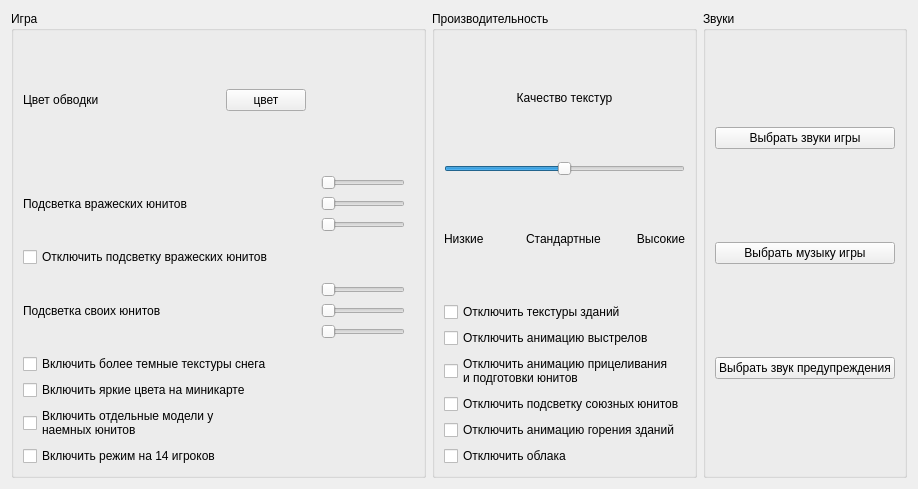
             <widget class="QWidget" name="settings">
              <layout class="QGridLayout" name="gridLayout_11">
               <item row="0" column="0">
                <widget class="QGroupBox" name="groupBox_5">
                 <property name="sizePolicy">
                  <sizepolicy hsizetype="Fixed" vsizetype="Preferred">
                   <horstretch>0</horstretch>
                   <verstretch>0</verstretch>
                  </sizepolicy>
                 </property>
                 <property name="title">
                  <string>Игра</string>
                 </property>
                 <layout class="QGridLayout" name="gridLayout_10">
                  <item row="3" column="2">
                   <widget class="QWidget" name="widget_2" native="true">
                    <layout class="QGridLayout" name="gridLayout_13">
                     <item row="0" column="0">
                      <widget class="QSlider" name="horizontalSlider_5">
                       <property name="orientation">
                        <enum>Qt::Horizontal</enum>
                       </property>
                      </widget>
                     </item>
                     <item row="1" column="0">
                      <widget class="QSlider" name="horizontalSlider_6">
                       <property name="orientation">
                        <enum>Qt::Horizontal</enum>
                       </property>
                      </widget>
                     </item>
                     <item row="2" column="0">
                      <widget class="QSlider" name="horizontalSlider_7">
                       <property name="orientation">
                        <enum>Qt::Horizontal</enum>
                       </property>
                      </widget>
                     </item>
                    </layout>
                   </widget>
                  </item>
                  <item row="5" column="2">
                   <widget class="QWidget" name="widget_3" native="true">
                    <layout class="QGridLayout" name="gridLayout_14">
                     <item row="0" column="0">
                      <widget class="QSlider" name="horizontalSlider_10">
                       <property name="orientation">
                        <enum>Qt::Horizontal</enum>
                       </property>
                      </widget>
                     </item>
                     <item row="1" column="0">
                      <widget class="QSlider" name="horizontalSlider_8">
                       <property name="orientation">
                        <enum>Qt::Horizontal</enum>
                       </property>
                      </widget>
                     </item>
                     <item row="2" column="0">
                      <widget class="QSlider" name="horizontalSlider_9">
                       <property name="orientation">
                        <enum>Qt::Horizontal</enum>
                       </property>
                      </widget>
                     </item>
                    </layout>
                   </widget>
                  </item>
                  <item row="4" column="0" colspan="3">
                   <widget class="QCheckBox" name="checkBox_5">
                    <property name="text">
                     <string>Отключить подсветку вражеских юнитов</string>
                    </property>
                   </widget>
                  </item>
                  <item row="5" column="0">
                   <widget class="QLabel" name="label_8">
                    <property name="text">
                     <string>Подсветка своих юнитов</string>
                    </property>
                   </widget>
                  </item>
                  <item row="8" column="0" colspan="3">
                   <widget class="QCheckBox" name="checkBox_10">
                    <property name="text">
                     <string>Включить яркие цвета на миникарте</string>
                    </property>
                   </widget>
                  </item>
                  <item row="10" column="0" colspan="3">
                   <widget class="QCheckBox" name="checkBox_8">
                    <property name="text">
                     <string>Включить режим на 14 игроков</string>
                    </property>
                   </widget>
                  </item>
                  <item row="3" column="0">
                   <widget class="QLabel" name="label_7">
                    <property name="text">
                     <string>Подсветка вражеских юнитов</string>
                    </property>
                   </widget>
                  </item>
                  <item row="0" column="0">
                   <widget class="QLabel" name="label_6">
                    <property name="text">
                     <string>Цвет обводки</string>
                    </property>
                   </widget>
                  </item>
                  <item row="6" column="0" colspan="3">
                   <widget class="QCheckBox" name="checkBox_9">
                    <property name="text">
                     <string>Включить более темные текстуры снега</string>
                    </property>
                   </widget>
                  </item>
                  <item row="9" column="0">
                   <widget class="QCheckBox" name="checkBox_11">
                    <property name="text">
                     <string>Включить отдельные модели у 
наемных юнитов</string>
                    </property>
                   </widget>
                  </item>
                  <item row="0" column="1">
                   <widget class="QPushButton" name="pushButtonColor">
                    <property name="text">
                     <string>цвет</string>
                    </property>
                   </widget>
                  </item>
                  <item row="0" column="2">
                   <widget class="QWidget" name="widget_colorOfSelecting" native="true">
                    <property name="minimumSize">
                     <size>
                      <width>0</width>
                      <height>120</height>
                     </size>
                    </property>
                    <property name="styleSheet">
                     <string notr="true"/>
                    </property>
                   </widget>
                  </item>
                 </layout>
                </widget>
               </item>
               <item row="0" column="1">
                <widget class="QGroupBox" name="groupBox_6">
                 <property name="sizePolicy">
                  <sizepolicy hsizetype="Expanding" vsizetype="Preferred">
                   <horstretch>0</horstretch>
                   <verstretch>0</verstretch>
                  </sizepolicy>
                 </property>
                 <property name="title">
                  <string>Производительность</string>
                 </property>
                 <layout class="QGridLayout" name="gridLayout_12">
                  <item row="2" column="0">
                   <widget class="QCheckBox" name="checkBox">
                    <property name="text">
                     <string>Отключить анимацию выстрелов</string>
                    </property>
                   </widget>
                  </item>
                  <item row="0" column="0">
                   <layout class="QGridLayout" name="gridLayout_9">
                    <item row="3" column="2">
                     <widget class="QLabel" name="label_4">
                      <property name="text">
                       <string>Высокие</string>
                      </property>
                      <property name="alignment">
                       <set>Qt::AlignRight|Qt::AlignTrailing|Qt::AlignVCenter</set>
                      </property>
                     </widget>
                    </item>
                    <item row="3" column="1">
                     <widget class="QLabel" name="label_3">
                      <property name="text">
                       <string>Стандартные</string>
                      </property>
                     </widget>
                    </item>
                    <item row="3" column="0">
                     <widget class="QLabel" name="label_2">
                      <property name="text">
                       <string>Низкие</string>
                      </property>
                     </widget>
                    </item>
                    <item row="2" column="0" colspan="3">
                     <widget class="QSlider" name="horizontalSlider">
                      <property name="maximum">
                       <number>2</number>
                      </property>
                      <property name="value">
                       <number>1</number>
                      </property>
                      <property name="sliderPosition">
                       <number>1</number>
                      </property>
                      <property name="orientation">
                       <enum>Qt::Horizontal</enum>
                      </property>
                     </widget>
                    </item>
                    <item row="1" column="0" colspan="3">
                     <widget class="QLabel" name="label_5">
                      <property name="text">
                       <string>Качество текстур</string>
                      </property>
                      <property name="alignment">
                       <set>Qt::AlignCenter</set>
                      </property>
                     </widget>
                    </item>
                   </layout>
                  </item>
                  <item row="5" column="0">
                   <widget class="QCheckBox" name="checkBox_3">
                    <property name="text">
                     <string>Отключить анимацию горения зданий</string>
                    </property>
                   </widget>
                  </item>
                  <item row="1" column="0">
                   <widget class="QCheckBox" name="checkBox_6">
                    <property name="text">
                     <string>Отключить текстуры зданий</string>
                    </property>
                   </widget>
                  </item>
                  <item row="3" column="0">
                   <widget class="QCheckBox" name="checkBox_2">
                    <property name="text">
                     <string>Отключить анимацию прицеливания 
и подготовки юнитов</string>
                    </property>
                   </widget>
                  </item>
                  <item row="6" column="0">
                   <widget class="QCheckBox" name="checkBox_7">
                    <property name="text">
                     <string>Отключить облака</string>
                    </property>
                   </widget>
                  </item>
                  <item row="4" column="0">
                   <widget class="QCheckBox" name="checkBox_4">
                    <property name="text">
                     <string>Отключить подсветку союзных юнитов</string>
                    </property>
                   </widget>
                  </item>
                 </layout>
                </widget>
               </item>
               <item row="0" column="2">
                <widget class="QGroupBox" name="groupBox_7">
                 <property name="sizePolicy">
                  <sizepolicy hsizetype="Expanding" vsizetype="Preferred">
                   <horstretch>0</horstretch>
                   <verstretch>0</verstretch>
                  </sizepolicy>
                 </property>
                 <property name="title">
                  <string>Звуки</string>
                 </property>
                 <layout class="QGridLayout" name="gridLayout_15">
                  <item row="0" column="0">
                   <widget class="QPushButton" name="pushButton_3">
                    <property name="text">
                     <string>Выбрать звуки игры</string>
                    </property>
                   </widget>
                  </item>
                  <item row="1" column="0">
                   <widget class="QPushButton" name="pushButton_4">
                    <property name="text">
                     <string>Выбрать музыку игры</string>
                    </property>
                   </widget>
                  </item>
                  <item row="2" column="0">
                   <widget class="QPushButton" name="pushButton_5">
                    <property name="text">
                     <string>Выбрать звук предупреждения</string>
                    </property>
                   </widget>
                  </item>
                 </layout>
                </widget>
               </item>
              </layout>
             </widget>
